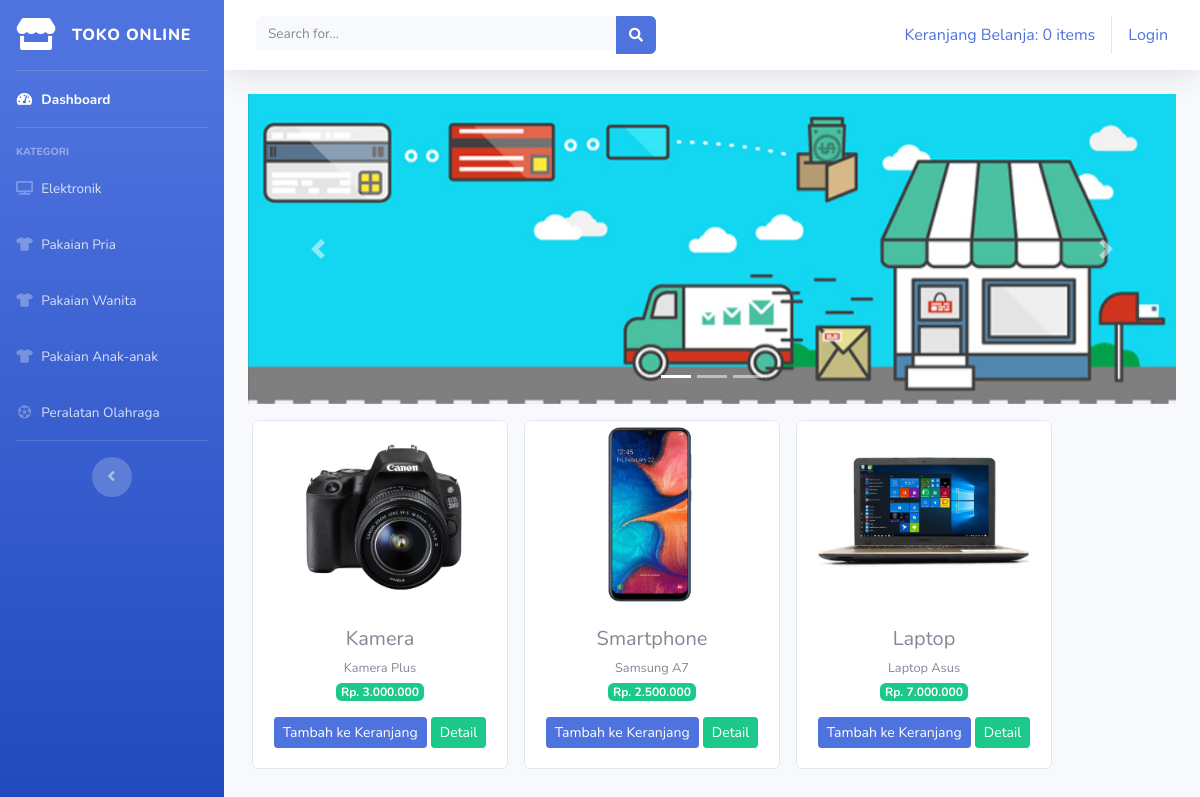
/index.php/kategori/elektronik, run on the app's committed database.
### tables this page shows
CREATE TABLE `tb_barang` (
  `id_brg` int(11) NOT NULL,
  `nama_brg` varchar(120) NOT NULL,
  `keterangan` varchar(225) NOT NULL,
  `kategori` varchar(60) NOT NULL,
  `harga` int(11) NOT NULL,
  `stok` int(4) NOT NULL,
  `gambar` text NOT NULL
);

### application/controllers/kategori.php (called while the page is built, shortened)
<?php
class Kategori extends CI_Controller{
	public function elektronik()
	{
		$data['elektronik'] = $this->model_kategori->data_elektronik()->result();
		$this->load->view('templates/header');
		$this->load->view('templates/sidebar');
		$this->load->view('elektronik',$data);
		$this->load->view('templates/footer');
	}
}

### index.php (called while the page is built, shortened)
<?php
require_once BASEPATH.'core/CodeIgniter.php';

### application/models/model_kategori.php (called while the page is built, shortened)
<?php
class Model_kategori extends CI_Model{
	public function data_elektronik()
	{
		return $this->db->get_where("tb_barang",array('kategori' => 'elektronik'));
	}
}

### application/views/elektronik.php (the view, shortened to what this page needs)
<div class="container-fluid">
  <div id="carouselExampleIndicators" class="carousel slide" data-ride="carousel">
    <ol class="carousel-indicators">
      <li data-target="#carouselExampleIndicators" data-slide-to="0" class="active"></li>
      <li data-target="#carouselExampleIndicators" data-slide-to="1"></li>
      <li data-target="#carouselExampleIndicators" data-slide-to="2"></li>
    </ol>
    <div class="carousel-inner">
      <div class="carousel-item active">
        <img src="<?php echo base_url('assets/img/slider1.jpg') ?>" class="d-block w-100" alt="...">
      </div>
    </div>
    <a class="carousel-control-prev" href="#carouselExampleIndicators" role="button" data-slide="prev">
      <span class="carousel-control-prev-icon" aria-hidden="true"></span>
    </a>
    <a class="carousel-control-next" href="#carouselExampleIndicators" role="button" data-slide="next">
      <span class="carousel-control-next-icon" aria-hidden="true"></span>
    </a>
  </div>
  <div class="row text-center mt-3">
    <?php foreach ($elektronik as $brg) : ?>
      <div class="card ml-3 mb-3" style="width: 16rem;">
      <img src="<?php echo base_url().'/uploads/'.$brg->gambar ?>" class="card-img-top" alt="...">
      <div class="card-body">
        <h5 class="card-title mb-1"><?php echo $brg->nama_brg ?></h5>
        <small><?php echo $brg->keterangan ?></small><br>
        <span class="badge badge-success mb-3">Rp. <?php echo number_format($brg->harga, 0,',','.')  ?></span>
        <?php echo anchor('dashboard/tambah_ke_keranjang/'.$brg->id_brg, '<div class="btn btn-sm btn-primary">Tambah ke Keranjang</div>') ?>
          <?php echo anchor('dashboard/detail/'.$brg->id_brg, '<div class="btn btn-sm btn-success">Detail</div>') ?>
      </div>
      </div>
    <?php endforeach; ?>
  </div>
</div>

### data on the page
tb_barang: gambar (picture), nama_brg "Kamera", keterangan "Kamera Plus", harga "3.000.000", id_brg "Tambah ke Keranjang", id_brg "Detail"
tb_barang: gambar (picture), nama_brg "Smartphone", keterangan "Samsung A7", harga "2.500.000", id_brg "Tambah ke Keranjang", id_brg "Detail"
tb_barang: gambar (picture), nama_brg "Laptop", keterangan "Laptop Asus", harga "7.000.000", id_brg "Tambah ke Keranjang", id_brg "Detail"

### other printed values
anchor('dashboard/detail_keranjang', $keranjang ) "Keranjang Belanja: 0 items"
anchor('auth/login', 'Login') "Login"
